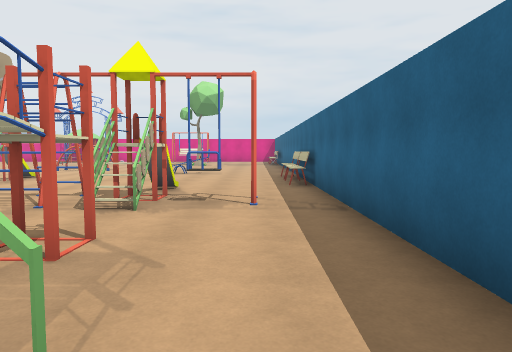
view 1 (above)

21 first-person views from a walk through a 3-D level made in the Unity game engine. The camera is 1.5 m above the floor, tilts 4° down and sees 70° across. The floor is counted in squares, 2 m on a side. Each view is taken from the middle of a square. On the plan, view 1 faces up. The plan holds only what a view shows up to about 11 squares ahead; the rest is blank.

view 2
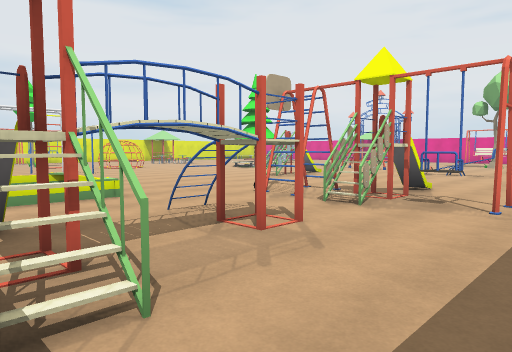

view 3
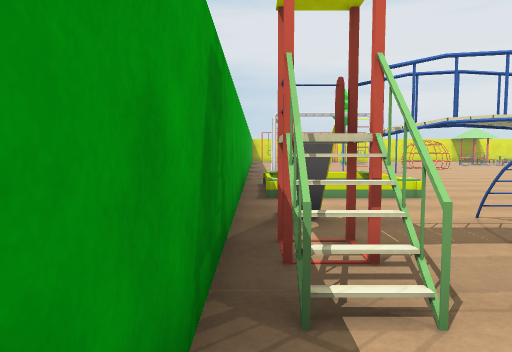

view 4
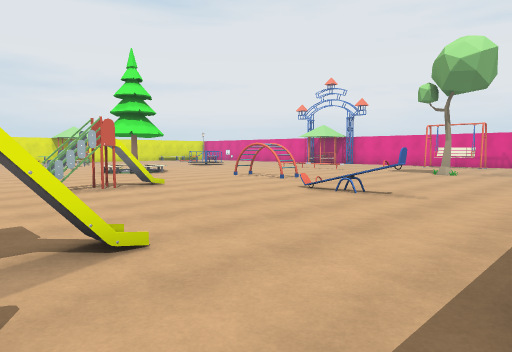

view 5
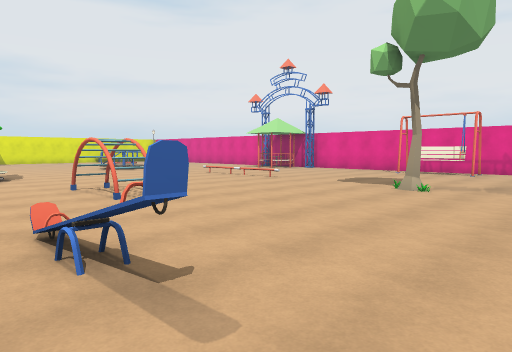

view 6
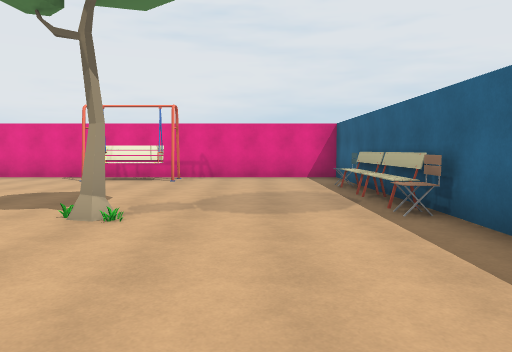

view 7
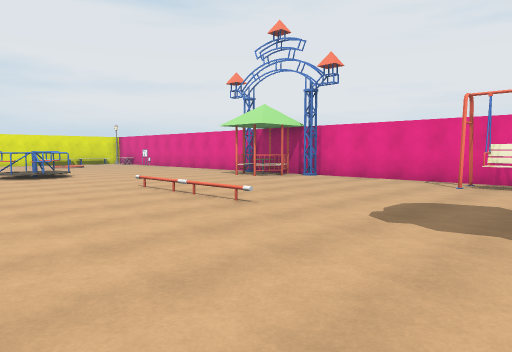

view 8
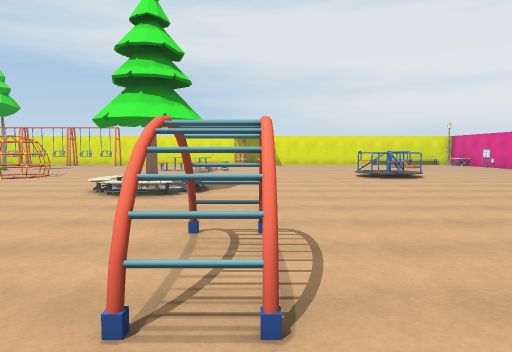

view 9
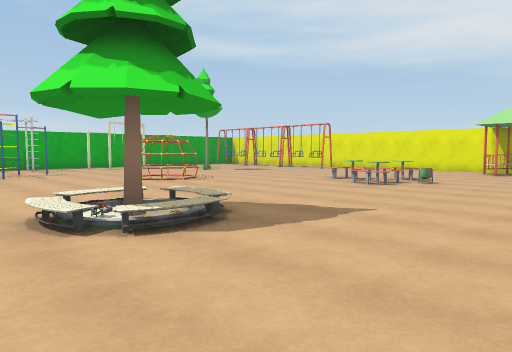

view 10
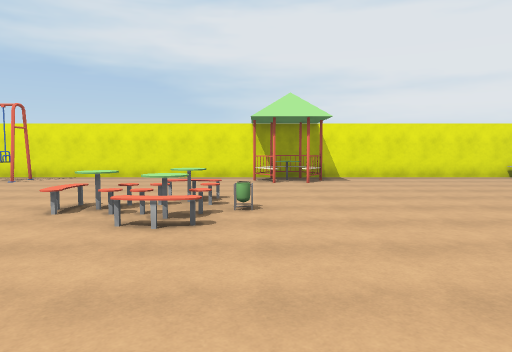

view 11
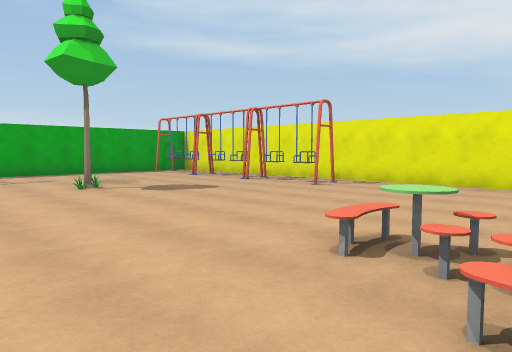

view 12
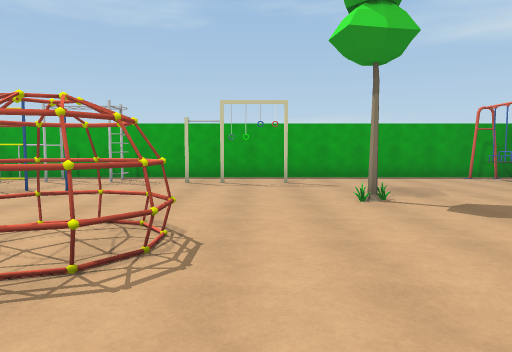

view 13
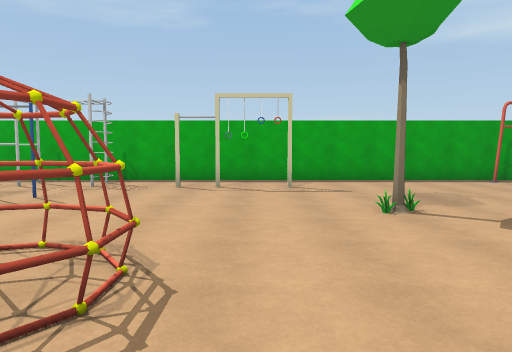

view 14
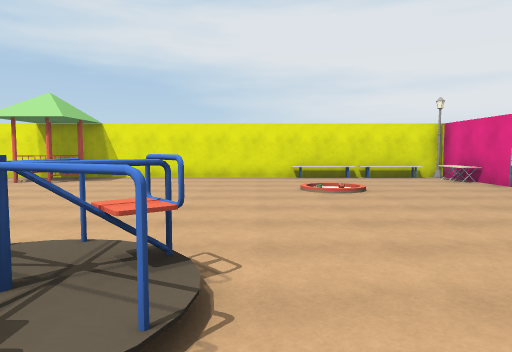

view 15
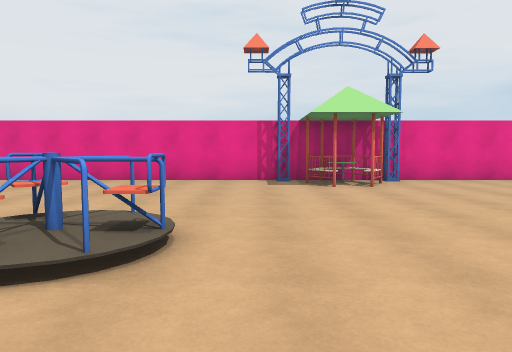

view 16
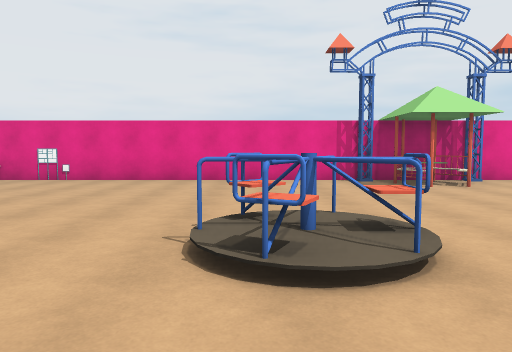

view 17
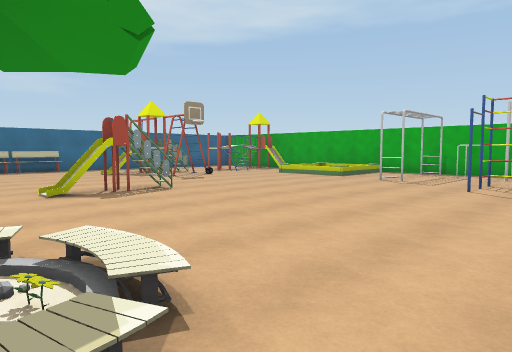

view 18
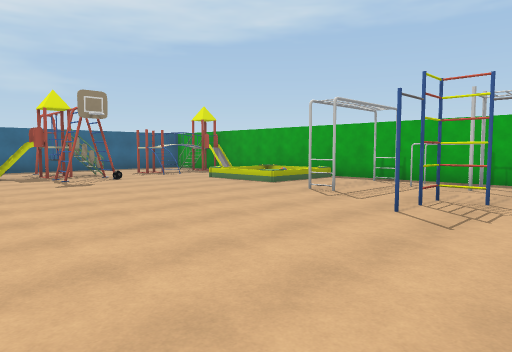

view 19
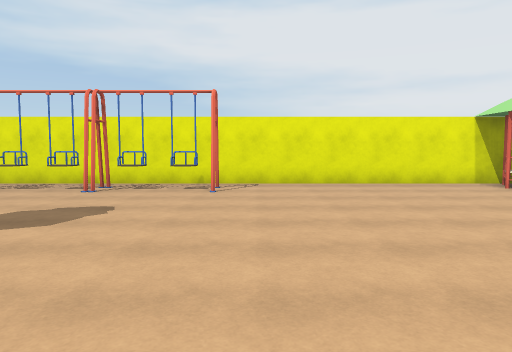

view 20
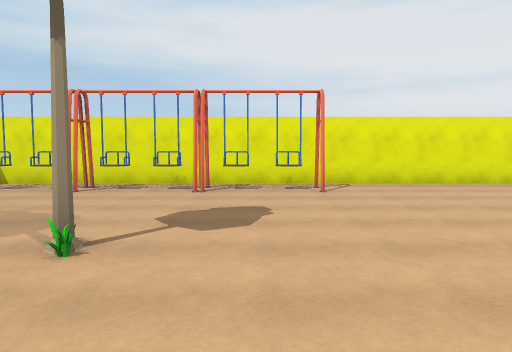

view 21
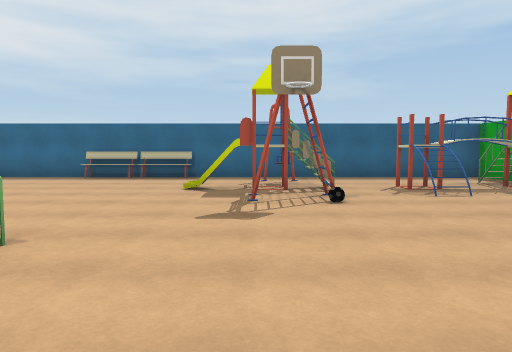

### Floor plan
Key: @ floor where view 1 was taken; # wall or solid block; x gap in a wall; . main floor; : floor 0.25 m higher than the main floor; / step, stairs or slope; = window, fence, low wall or low ledge; B bench; T thing the floor can be seen under or through; R tree; C chair; A table; L lamp; O other object.
Columns run from 24 left of view 1 to 2 right of it. Each row starts with its distance up from view 1.
 25    ########## #############
 24  LO.O.......###...........#
 23  B...........O.....OOO....#
 22  #.......................C
 21  O../....................B
 20 ##../....................#
 19 #........................B
 18 #........OO.........ORO..C
 17 #........O................#
 16 #.........................
 15 #........................
 14 #xO..............##......
 13 #.O...O......O............#
 12 #....AAA....:OO....../O...#
 11 #.....A......:............#
 10 #........................B
  9 #.................x......#
  8 #.........O.......=......B
  7 #.O......OO...........T...#
  6 #.O.......O..........TT...#
  5 #.O..OR..............TTTT.#
  4 #.O...O...................#
  3 #.O.........#..#......#...#
  2 #.O....#.........O /......#
  1 #.O........#.##../ /.###..#
  0 #.............##.###....@.#
 -1 ################## ########

Positions as (right, up) in squares from view 1, and headings:
1: (0, 0), facing up
2: (1, 0), facing up-left
3: (1, 0), facing left
4: (1, 6), facing up-left
5: (0, 11), facing up-left
6: (-1, 14), facing up
7: (-3, 15), facing up-left
8: (-4, 14), facing left
9: (-9, 16), facing down-left
10: (-13, 13), facing left
11: (-15, 12), facing down-left
12: (-16, 10), facing down
13: (-16, 9), facing down
14: (-13, 19), facing left
15: (-13, 15), facing up
16: (-15, 15), facing up
17: (-13, 12), facing down-right
18: (-13, 9), facing down-right
19: (-15, 8), facing left
20: (-15, 6), facing left
21: (-9, 6), facing right
